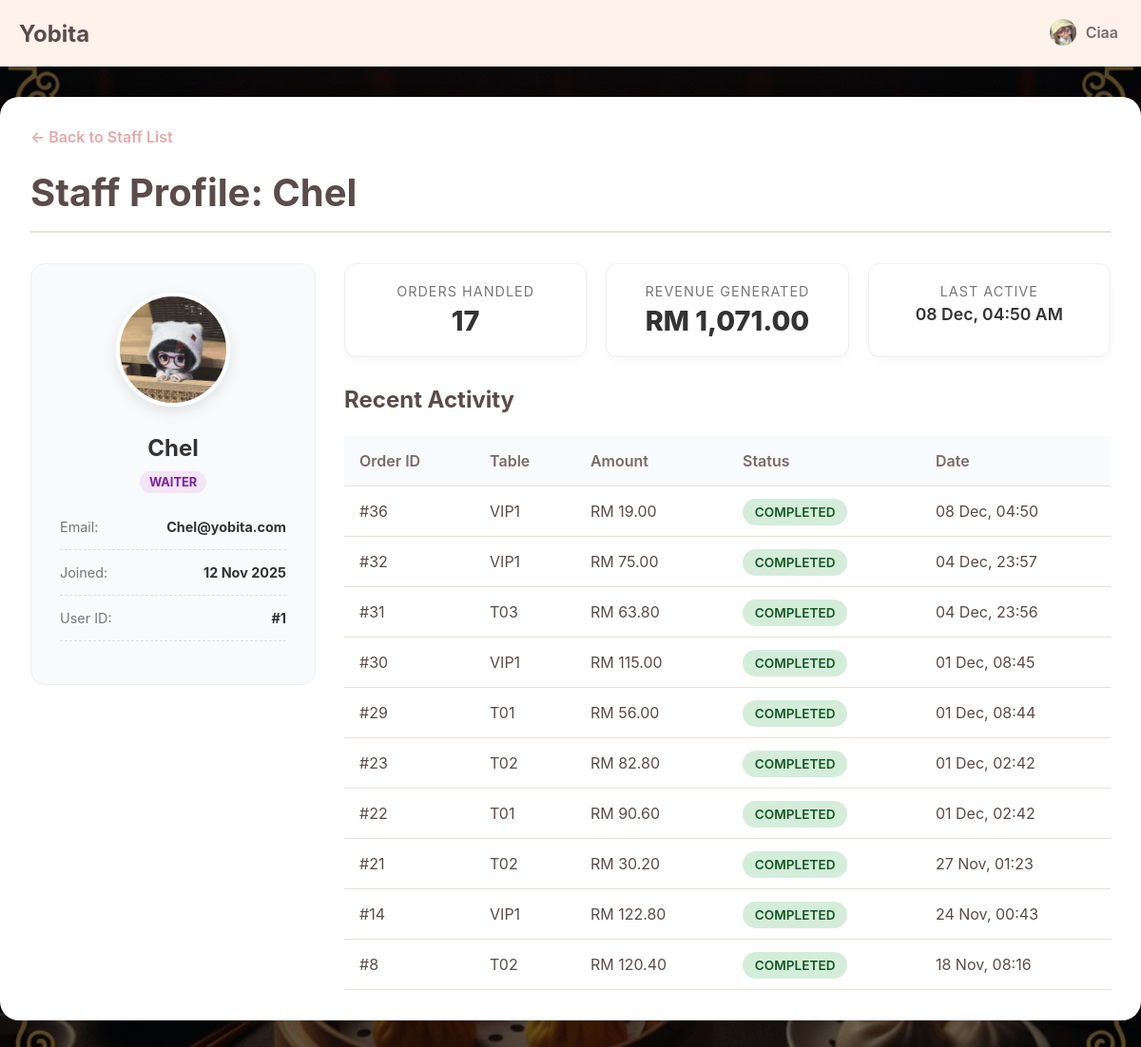
/app/admin/staffDetail.php?id=1 (signed in), run on the app's committed database.
### tables this page shows
CREATE TABLE `staffs` (
  `id` int(10) UNSIGNED NOT NULL,
  `username` varchar(50) NOT NULL,
  `email` varchar(255) NOT NULL,
  `password` varchar(255) NOT NULL,
  `role` enum('waiter','admin','chef') NOT NULL DEFAULT 'waiter',
  `profile_picture` varchar(255) DEFAULT NULL,
  `created_at` timestamp NOT NULL DEFAULT current_timestamp()
);

CREATE TABLE `orders` (
  `id` int(10) UNSIGNED NOT NULL,
  `table_id` int(10) UNSIGNED NOT NULL,
  `user_id` int(10) UNSIGNED NOT NULL,
  `status` enum('pending','prepared','completed','cancelled') NOT NULL DEFAULT 'pending',
  `total_amount` decimal(10,2) DEFAULT 0.00,
  `created_at` timestamp NOT NULL DEFAULT current_timestamp()
);

CREATE TABLE `dining_tables` (
  `id` int(10) UNSIGNED NOT NULL,
  `table_number` varchar(10) NOT NULL,
  `capacity` int(11) NOT NULL DEFAULT 4,
  `status` enum('available','occupied','reserved') NOT NULL DEFAULT 'available'
);

### app/admin/staffDetail.php (the view, shortened to what this page needs)
<?php
require_once '../connection.php';
$waiter_id = (int)$_GET['id'];
$basePath = "../";
include '../_header.php';
try {
    $stmt = $pdo->prepare("SELECT * FROM staffs WHERE id = ?");
    $stmt->execute([$waiter_id]);
    $waiter = $stmt->fetch();
    $stmtStats = $pdo->prepare("
        SELECT
            COUNT(id) as total_orders,
            COALESCE(SUM(total_amount), 0) as total_revenue,
            MAX(created_at) as last_active
        FROM orders
        WHERE user_id = ?
    ");
    $stmtStats->execute([$waiter_id]);
    $stats = $stmtStats->fetch();
    $stmtOrders = $pdo->prepare("
        SELECT o.*, dt.table_number
        FROM orders o
        JOIN dining_tables dt ON o.table_id = dt.id
        WHERE o.user_id = ?
        ORDER BY o.created_at DESC
        LIMIT 10
    ");
    $stmtOrders->execute([$waiter_id]);
    $recent_orders = $stmtOrders->fetchAll();
} catch (PDOException $e) {
    die("Error: " . $e->getMessage());
}
?>
<link rel="stylesheet" href="<?php echo $basePath; ?>css/viewOrders.css">
<link rel="stylesheet" href="<?php echo $basePath; ?>css/manageStaff.css">
<main class="main-wrapper">
    <div class="admin-container">
        <a href="manageStaff.php" class="back-link">← Back to Staff List</a>
        <div class="page-header">
            <h1>Staff Profile: <?php echo htmlspecialchars($waiter['username']); ?></h1>
        </div>
        <div class="waiter-detail-grid">
            <div class="profile-card">
                <div class="profile-header-img">
                    <img src="<?php echo $waiter['profile_picture'] ? $basePath . $waiter['profile_picture'] : $basePath.'uploads/Default_pfp.png'; ?>">
                </div>
                <h2><?php echo htmlspecialchars($waiter['username']); ?></h2>
                <span class="role-badge role-<?php echo $waiter['role']; ?>"><?php echo ucfirst($waiter['role']); ?></span>
                <div class="profile-info-list">
                    <div class="info-row">
                        <span>Email:</span>
                        <strong><?php echo htmlspecialchars($waiter['email']); ?></strong>
                    </div>
                    <div class="info-row">
                        <span>Joined:</span>
                        <strong><?php echo date("d M Y", strtotime($waiter['created_at'])); ?></strong>
                    </div>
                    <div class="info-row">
                        <span>User ID:</span>
                        <strong>#<?php echo $waiter['id']; ?></strong>
                    </div>
                </div>
            </div>
            <div class="stats-container">
                <div class="kpi-grid">
                    <div class="kpi-card">
                        <div class="kpi-label">Orders Handled</div>
                        <div class="kpi-value"><?php echo $stats['total_orders']; ?></div>
                    </div>
                    <div class="kpi-card">
                        <div class="kpi-label">Revenue Generated</div>
                        <div class="kpi-value">RM <?php echo number_format($stats['total_revenue'], 2); ?></div>
                    </div>
                    <div class="kpi-card">
                        <div class="kpi-label">Last Active</div>
                        <div class="kpi-value small">
                            <?php echo $stats['last_active'] ? date("d M, h:i A", strtotime($stats['last_active'])) : 'Never'; ?>
                        </div>
                    </div>
                </div>
                <h3 class="section-title" style="margin-top: 30px;">Recent Activity</h3>
                <div class="table-responsive">
                    <table>
                        <thead>
                            <tr>
                                <th>Order ID</th>
                                <th>Table</th>
                                <th>Amount</th>
                                <th>Status</th>
                                <th>Date</th>
                            </tr>
                        </thead>
                        <tbody>
                            <?php if (empty($recent_orders)): ?>
                                <tr><td colspan="5">No orders handled yet.</td></tr>
                            <?php else: ?>
                                <?php foreach ($recent_orders as $order): ?>
                                <tr>
                                    <td>#<?php echo $order['id']; ?></td>
                                    <td><?php echo $order['table_number']; ?></td>
                                    <td>RM <?php echo number_format($order['total_amount'], 2); ?></td>
                                    <td>
                                        <span class="status-badge status-<?php echo $order['status']; ?>">
                                            <?php echo ucfirst($order['status']); ?>
                                        </span>
                                    </td>
                                    <td><?php echo date("d M, H:i", strtotime($order['created_at'])); ?></td>
                                </tr>
                                <?php endforeach; ?>
                            <?php endif; ?>
                        </tbody>
                    </table>
                </div>
            </div>
        </div>
    </div>
</main>

### app/css/index.css (style rules this page uses)
:root { --primary: #FFDCDC; --second: #FFF2EB; --third: #ffffff; --fourth: #FFD6BA; --text-dark: #5C4B4B; --text-light: #7a6a6a; --border-color: #EAE0DA; --accent-dark: #E5A9A9; --notification: #FF3B3B; }
* { box-sizing: border-box; margin: 0; padding: 0; }
body { font-family: -apple-system, BlinkMacSystemFont, "Segoe UI", Roboto, Helvetica, Arial, sans-serif; background-color: var(--second); color: var(--text-dark); background: linear-gradient(rgba(0, 0, 0, 0.5), rgba(0, 0, 0, 0.5)), url(../image/Background.jpg) !important; background-size: cover !important; background-position: center !important; background-repeat: no-repeat !important; background-attachment: fixed !important; }
.main-wrapper { padding-top: 70px; padding-bottom: 100px; }

### app/css/viewOrders.css (style rules this page uses)
.admin-container { max-width: 1200px; margin: 2rem auto; padding: 2rem; background-color: #fff; border-radius: 20px; box-shadow: 0 8px 25px rgba(0, 0, 0, 0.1); animation: fadeInUp 0.6s ease-out; }
body { background-color: #f8f9fa; }
.back-link { display: inline-block; margin-bottom: 1.5rem; color: var(--accent-dark, #a05252); text-decoration: none; font-weight: 600; transition: color 0.3s ease; }
.page-header { border-bottom: 2px solid var(--border-color, #eee); padding-bottom: 1rem; margin-bottom: 2rem; }
.page-header h1 { color: var(--text-dark, #333); font-size: 2.5rem; margin: 0; }
.section-title { font-size: 1.5rem; color: var(--text-dark, #333); margin-top: 0; margin-bottom: 1.5rem; }
.table-responsive { overflow-x: auto; }
table { width: 100%; border-collapse: collapse; text-align: left; }
table th, table td { padding: 1rem; border-bottom: 1px solid var(--border-color, #eee); vertical-align: middle; }
table th { background-color: #f9fafb; font-weight: 600; color: var(--text-light, #555); }
.status-badge { padding: 0.4rem 0.8rem; border-radius: 20px; font-weight: 600; font-size: 0.85rem; text-transform: uppercase; }
.status-completed { background-color: #d4edda; color: #155724; }

### app/css/manageStaff.css (style rules this page uses)
.role-badge { padding: 4px 10px; border-radius: 12px; font-size: 0.8rem; font-weight: 700; text-transform: uppercase; }
.role-waiter { background-color: #f3e5f5; color: #7b1fa2; }
.waiter-detail-grid { display: grid; grid-template-columns: 300px 1fr; gap: 30px; align-items: start; }
.profile-card { background: #f9fafb; padding: 30px; border-radius: 15px; border: 1px solid #eee; text-align: center; }
.profile-header-img img { width: 120px; height: 120px; border-radius: 50%; object-fit: cover; border: 4px solid white; box-shadow: 0 5px 15px rgba(0,0,0,0.1); margin-bottom: 15px; }
.profile-card h2 { margin: 10px 0; color: #333; }
.profile-info-list { margin-top: 30px; text-align: left; }
.info-row { display: flex; justify-content: space-between; margin-bottom: 15px; padding-bottom: 15px; border-bottom: 1px dashed #ddd; font-size: 0.9rem; }
.info-row span { color: #777; }
.info-row strong { color: #333; }
.kpi-grid { display: grid; grid-template-columns: repeat(auto-fit, minmax(200px, 1fr)); gap: 20px; margin-bottom: 20px; }
.kpi-card { background: #fff; padding: 20px; border-radius: 12px; border: 1px solid #eee; box-shadow: 0 4px 10px rgba(0,0,0,0.03); text-align: center; }
.kpi-label { font-size: 0.9rem; color: #777; margin-bottom: 5px; text-transform: uppercase; letter-spacing: 1px; }
.kpi-value { font-size: 1.8rem; font-weight: 800; color: #333; }
.kpi-value.small { font-size: 1.1rem; font-weight: 600; }

### data on the page
staffs: username "Chel", profile_picture (picture), role "WAITER", email "Chel@yobita.com", created_at "12 Nov 2025", id "1"
orders: id "36", table.table_number "VIP1", total_amount "19.00", status "COMPLETED", created_at "08 Dec, 04:50"
orders: id "32", table.table_number "VIP1", total_amount "75.00", status "COMPLETED", created_at "04 Dec, 23:57"
orders: id "31", table.table_number "T03", total_amount "63.80", status "COMPLETED", created_at "04 Dec, 23:56"
orders: id "30", table.table_number "VIP1", total_amount "115.00", status "COMPLETED", created_at "01 Dec, 08:45"
orders: id "29", table.table_number "T01", total_amount "56.00", status "COMPLETED", created_at "01 Dec, 08:44"
orders: id "23", table.table_number "T02", total_amount "82.80", status "COMPLETED", created_at "01 Dec, 02:42"
orders: id "22", table.table_number "T01", total_amount "90.60", status "COMPLETED", created_at "01 Dec, 02:42"
orders: id "21", table.table_number "T02", total_amount "30.20", status "COMPLETED", created_at "27 Nov, 01:23"
orders: id "14", table.table_number "VIP1", total_amount "122.80", status "COMPLETED", created_at "24 Nov, 00:43"
orders: id "8", table.table_number "T02", total_amount "120.40", status "COMPLETED", created_at "18 Nov, 08:16"

### other printed values
$_SESSION['username'] "Ciaa"
$stats['total_orders'] "17"
$stats['total_revenue'] "1,071.00"
date("d M, h:i A", strtotime($stats['last_active'])) "08 Dec, 04:50 AM"
